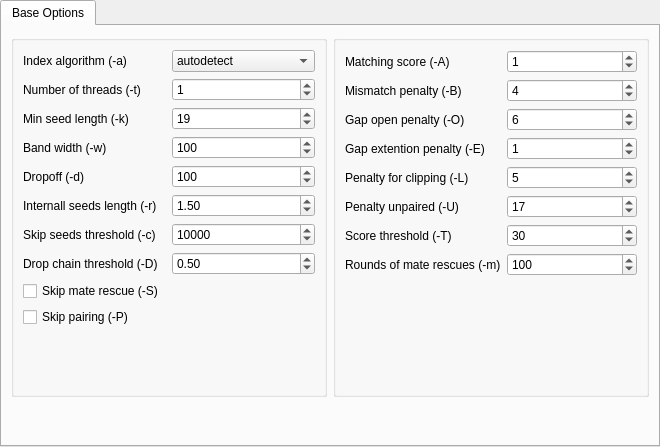
<?xml version="1.0" encoding="UTF-8"?>
<ui version="4.0">
 <class>BwaMemSettings</class>
 <widget class="QWidget" name="BwaMemSettings">
  <property name="geometry">
   <rect>
    <x>0</x>
    <y>0</y>
    <width>660</width>
    <height>447</height>
   </rect>
  </property>
  <property name="minimumSize">
   <size>
    <width>660</width>
    <height>350</height>
   </size>
  </property>
  <property name="windowTitle">
   <string>Form</string>
  </property>
  <layout class="QGridLayout" name="gridLayout">
   <property name="sizeConstraint">
    <enum>QLayout::SetMinAndMaxSize</enum>
   </property>
   <property name="leftMargin">
    <number>0</number>
   </property>
   <property name="topMargin">
    <number>0</number>
   </property>
   <property name="rightMargin">
    <number>0</number>
   </property>
   <property name="bottomMargin">
    <number>0</number>
   </property>
   <item row="0" column="0">
    <widget class="QTabWidget" name="tabWidget">
     <property name="currentIndex">
      <number>0</number>
     </property>
     <widget class="QWidget" name="tab">
      <attribute name="title">
       <string>Base Options</string>
      </attribute>
      <layout class="QVBoxLayout" name="verticalLayout">
       <item>
        <layout class="QHBoxLayout" name="horizontalLayout">
         <property name="sizeConstraint">
          <enum>QLayout::SetMinAndMaxSize</enum>
         </property>
         <item>
          <widget class="QGroupBox" name="groupBox_0">
           <property name="title">
            <string/>
           </property>
           <layout class="QGridLayout" name="gridLayout_2">
            <property name="sizeConstraint">
             <enum>QLayout::SetMinAndMaxSize</enum>
            </property>
            <item row="1" column="1">
             <widget class="QSpinBox" name="numThreadsSpinbox">
              <property name="toolTip">
               <string>Number of threads</string>
              </property>
              <property name="maximum">
               <number>999</number>
              </property>
              <property name="value">
               <number>1</number>
              </property>
             </widget>
            </item>
            <item row="7" column="1">
             <widget class="QDoubleSpinBox" name="internalSeedSpinbox">
              <property name="toolTip">
               <string>Look for internal seeds inside a seed longer than {-k} * FLOAT</string>
              </property>
              <property name="minimum">
               <double>0.010000000000000</double>
              </property>
              <property name="maximum">
               <double>9999.989999999999782</double>
              </property>
              <property name="value">
               <double>1.500000000000000</double>
              </property>
             </widget>
            </item>
            <item row="1" column="0">
             <widget class="QLabel" name="label_41">
              <property name="layoutDirection">
               <enum>Qt::LeftToRight</enum>
              </property>
              <property name="text">
               <string>Number of threads (-t)</string>
              </property>
              <property name="alignment">
               <set>Qt::AlignLeading|Qt::AlignLeft|Qt::AlignVCenter</set>
              </property>
              <property name="margin">
               <number>5</number>
              </property>
              <property name="buddy">
               <cstring>numThreadsSpinbox</cstring>
              </property>
             </widget>
            </item>
            <item row="3" column="0">
             <widget class="QLabel" name="label_40">
              <property name="layoutDirection">
               <enum>Qt::LeftToRight</enum>
              </property>
              <property name="text">
               <string>Min seed length (-k)</string>
              </property>
              <property name="alignment">
               <set>Qt::AlignLeading|Qt::AlignLeft|Qt::AlignVCenter</set>
              </property>
              <property name="margin">
               <number>5</number>
              </property>
              <property name="buddy">
               <cstring>minSeedSpinbox</cstring>
              </property>
             </widget>
            </item>
            <item row="3" column="1">
             <widget class="QSpinBox" name="minSeedSpinbox">
              <property name="toolTip">
               <string>Minimum seed length</string>
              </property>
              <property name="minimum">
               <number>1</number>
              </property>
              <property name="maximum">
               <number>9999</number>
              </property>
              <property name="singleStep">
               <number>1</number>
              </property>
              <property name="value">
               <number>19</number>
              </property>
             </widget>
            </item>
            <item row="5" column="0">
             <widget class="QLabel" name="label_43">
              <property name="layoutDirection">
               <enum>Qt::LeftToRight</enum>
              </property>
              <property name="text">
               <string>Band width (-w)</string>
              </property>
              <property name="alignment">
               <set>Qt::AlignLeading|Qt::AlignLeft|Qt::AlignVCenter</set>
              </property>
              <property name="margin">
               <number>5</number>
              </property>
              <property name="buddy">
               <cstring>bandWidthSpinbox</cstring>
              </property>
             </widget>
            </item>
            <item row="5" column="1">
             <widget class="QSpinBox" name="bandWidthSpinbox">
              <property name="toolTip">
               <string>Band width for banded alignment</string>
              </property>
              <property name="maximum">
               <number>9999</number>
              </property>
              <property name="value">
               <number>100</number>
              </property>
             </widget>
            </item>
            <item row="6" column="0">
             <widget class="QLabel" name="label_45">
              <property name="layoutDirection">
               <enum>Qt::LeftToRight</enum>
              </property>
              <property name="text">
               <string>Dropoff (-d)</string>
              </property>
              <property name="alignment">
               <set>Qt::AlignLeading|Qt::AlignLeft|Qt::AlignVCenter</set>
              </property>
              <property name="margin">
               <number>5</number>
              </property>
              <property name="buddy">
               <cstring>dropoffSpinbox</cstring>
              </property>
             </widget>
            </item>
            <item row="6" column="1">
             <widget class="QSpinBox" name="dropoffSpinbox">
              <property name="toolTip">
               <string>Off-diagonal X-dropoff</string>
              </property>
              <property name="maximum">
               <number>99999</number>
              </property>
              <property name="value">
               <number>100</number>
              </property>
             </widget>
            </item>
            <item row="7" column="0">
             <widget class="QLabel" name="label_46">
              <property name="layoutDirection">
               <enum>Qt::LeftToRight</enum>
              </property>
              <property name="text">
               <string>Internall seeds length (-r)</string>
              </property>
              <property name="alignment">
               <set>Qt::AlignLeading|Qt::AlignLeft|Qt::AlignVCenter</set>
              </property>
              <property name="margin">
               <number>5</number>
              </property>
              <property name="buddy">
               <cstring>internalSeedSpinbox</cstring>
              </property>
             </widget>
            </item>
            <item row="8" column="0">
             <widget class="QLabel" name="label_47">
              <property name="layoutDirection">
               <enum>Qt::LeftToRight</enum>
              </property>
              <property name="text">
               <string>Skip seeds threshold (-c)</string>
              </property>
              <property name="alignment">
               <set>Qt::AlignLeading|Qt::AlignLeft|Qt::AlignVCenter</set>
              </property>
              <property name="margin">
               <number>5</number>
              </property>
              <property name="buddy">
               <cstring>skipSeedSpinbox</cstring>
              </property>
             </widget>
            </item>
            <item row="8" column="1">
             <widget class="QSpinBox" name="skipSeedSpinbox">
              <property name="toolTip">
               <string>Skip seeds with more than INT occurrences </string>
              </property>
              <property name="minimum">
               <number>1</number>
              </property>
              <property name="maximum">
               <number>4000000</number>
              </property>
              <property name="singleStep">
               <number>1000</number>
              </property>
              <property name="value">
               <number>10000</number>
              </property>
             </widget>
            </item>
            <item row="9" column="0">
             <widget class="QLabel" name="label_48">
              <property name="layoutDirection">
               <enum>Qt::LeftToRight</enum>
              </property>
              <property name="text">
               <string>Drop chain threshold (-D)</string>
              </property>
              <property name="alignment">
               <set>Qt::AlignLeading|Qt::AlignLeft|Qt::AlignVCenter</set>
              </property>
              <property name="margin">
               <number>5</number>
              </property>
              <property name="buddy">
               <cstring>dropChainSpinbox</cstring>
              </property>
             </widget>
            </item>
            <item row="9" column="1">
             <widget class="QDoubleSpinBox" name="dropChainSpinbox">
              <property name="toolTip">
               <string>Drop chains shorter than FLOAT fraction of the longest overlapping chain</string>
              </property>
              <property name="minimum">
               <double>0.010000000000000</double>
              </property>
              <property name="value">
               <double>0.500000000000000</double>
              </property>
             </widget>
            </item>
            <item row="13" column="0" colspan="2">
             <spacer name="verticalSpacer_2">
              <property name="orientation">
               <enum>Qt::Vertical</enum>
              </property>
              <property name="sizeHint" stdset="0">
               <size>
                <width>20</width>
                <height>0</height>
               </size>
              </property>
             </spacer>
            </item>
            <item row="0" column="0">
             <widget class="QLabel" name="label_2">
              <property name="text">
               <string>Index algorithm (-a)</string>
              </property>
              <property name="alignment">
               <set>Qt::AlignLeading|Qt::AlignLeft|Qt::AlignVCenter</set>
              </property>
              <property name="margin">
               <number>5</number>
              </property>
             </widget>
            </item>
            <item row="0" column="1">
             <widget class="QComboBox" name="indexAlgorithmComboBox">
              <property name="currentIndex">
               <number>0</number>
              </property>
              <item>
               <property name="text">
                <string>autodetect</string>
               </property>
              </item>
              <item>
               <property name="text">
                <string>bwtsw</string>
               </property>
              </item>
              <item>
               <property name="text">
                <string>div</string>
               </property>
              </item>
              <item>
               <property name="text">
                <string>is</string>
               </property>
              </item>
             </widget>
            </item>
            <item row="11" column="0">
             <widget class="QCheckBox" name="skipMateCheckBox">
              <property name="toolTip">
               <string>Skip mate rescue</string>
              </property>
              <property name="text">
               <string>Skip mate rescue (-S)</string>
              </property>
             </widget>
            </item>
            <item row="12" column="0">
             <widget class="QCheckBox" name="skipPairingCheckBox">
              <property name="toolTip">
               <string>Skip pairing; mate rescue performed unless -S also in use</string>
              </property>
              <property name="text">
               <string>Skip pairing (-P)</string>
              </property>
             </widget>
            </item>
           </layout>
          </widget>
         </item>
         <item>
          <widget class="QGroupBox" name="groupBox">
           <layout class="QGridLayout" name="gridLayout_3">
            <property name="sizeConstraint">
             <enum>QLayout::SetMinAndMaxSize</enum>
            </property>
            <item row="9" column="0" colspan="2">
             <spacer name="verticalSpacer">
              <property name="orientation">
               <enum>Qt::Vertical</enum>
              </property>
              <property name="sizeHint" stdset="0">
               <size>
                <width>20</width>
                <height>0</height>
               </size>
              </property>
             </spacer>
            </item>
            <item row="0" column="0">
             <widget class="QLabel" name="label_7">
              <property name="layoutDirection">
               <enum>Qt::LeftToRight</enum>
              </property>
              <property name="text">
               <string>Matching score (-A)</string>
              </property>
              <property name="alignment">
               <set>Qt::AlignLeading|Qt::AlignLeft|Qt::AlignVCenter</set>
              </property>
              <property name="margin">
               <number>5</number>
              </property>
              <property name="buddy">
               <cstring>matchScoreSpinbox</cstring>
              </property>
             </widget>
            </item>
            <item row="0" column="1">
             <widget class="QSpinBox" name="matchScoreSpinbox">
              <property name="toolTip">
               <string>Score for a sequence match</string>
              </property>
              <property name="maximum">
               <number>9999</number>
              </property>
              <property name="value">
               <number>1</number>
              </property>
             </widget>
            </item>
            <item row="1" column="0">
             <widget class="QLabel" name="label_8">
              <property name="layoutDirection">
               <enum>Qt::LeftToRight</enum>
              </property>
              <property name="text">
               <string>Mismatch penalty (-B)</string>
              </property>
              <property name="alignment">
               <set>Qt::AlignLeading|Qt::AlignLeft|Qt::AlignVCenter</set>
              </property>
              <property name="margin">
               <number>5</number>
              </property>
              <property name="buddy">
               <cstring>mismatchScoreSpinbox</cstring>
              </property>
             </widget>
            </item>
            <item row="1" column="1">
             <widget class="QSpinBox" name="mismatchScoreSpinbox">
              <property name="toolTip">
               <string>Penalty for a mismatch</string>
              </property>
              <property name="value">
               <number>4</number>
              </property>
             </widget>
            </item>
            <item row="2" column="0">
             <widget class="QLabel" name="label_17">
              <property name="layoutDirection">
               <enum>Qt::LeftToRight</enum>
              </property>
              <property name="text">
               <string>Gap open penalty (-O)</string>
              </property>
              <property name="alignment">
               <set>Qt::AlignLeading|Qt::AlignLeft|Qt::AlignVCenter</set>
              </property>
              <property name="margin">
               <number>5</number>
              </property>
              <property name="buddy">
               <cstring>gapOpenSpinbox</cstring>
              </property>
             </widget>
            </item>
            <item row="2" column="1">
             <widget class="QSpinBox" name="gapOpenSpinbox">
              <property name="toolTip">
               <string>Gap open penalty</string>
              </property>
              <property name="value">
               <number>6</number>
              </property>
             </widget>
            </item>
            <item row="3" column="0">
             <widget class="QLabel" name="label_18">
              <property name="layoutDirection">
               <enum>Qt::LeftToRight</enum>
              </property>
              <property name="text">
               <string>Gap extention penalty (-E)</string>
              </property>
              <property name="alignment">
               <set>Qt::AlignLeading|Qt::AlignLeft|Qt::AlignVCenter</set>
              </property>
              <property name="margin">
               <number>5</number>
              </property>
              <property name="buddy">
               <cstring>gapExtSpinbox</cstring>
              </property>
             </widget>
            </item>
            <item row="3" column="1">
             <widget class="QSpinBox" name="gapExtSpinbox">
              <property name="toolTip">
               <string>Gap extension penalty; a gap of size k cost {-O} + {-E}*k</string>
              </property>
              <property name="value">
               <number>1</number>
              </property>
             </widget>
            </item>
            <item row="4" column="0">
             <widget class="QLabel" name="label_19">
              <property name="layoutDirection">
               <enum>Qt::LeftToRight</enum>
              </property>
              <property name="text">
               <string>Penalty for clipping (-L)</string>
              </property>
              <property name="alignment">
               <set>Qt::AlignLeading|Qt::AlignLeft|Qt::AlignVCenter</set>
              </property>
              <property name="margin">
               <number>5</number>
              </property>
              <property name="buddy">
               <cstring>clippingPenSpinbox</cstring>
              </property>
             </widget>
            </item>
            <item row="4" column="1">
             <widget class="QSpinBox" name="clippingPenSpinbox">
              <property name="toolTip">
               <string>Penalty for clipping </string>
              </property>
              <property name="value">
               <number>5</number>
              </property>
             </widget>
            </item>
            <item row="5" column="0">
             <widget class="QLabel" name="label_20">
              <property name="layoutDirection">
               <enum>Qt::LeftToRight</enum>
              </property>
              <property name="text">
               <string>Penalty unpaired (-U)</string>
              </property>
              <property name="alignment">
               <set>Qt::AlignLeading|Qt::AlignLeft|Qt::AlignVCenter</set>
              </property>
              <property name="margin">
               <number>5</number>
              </property>
              <property name="buddy">
               <cstring>penaltyUnpairedSpinbox</cstring>
              </property>
             </widget>
            </item>
            <item row="5" column="1">
             <widget class="QSpinBox" name="penaltyUnpairedSpinbox">
              <property name="toolTip">
               <string>Penalty for an unpaired read pair</string>
              </property>
              <property name="value">
               <number>17</number>
              </property>
             </widget>
            </item>
            <item row="6" column="0">
             <widget class="QLabel" name="label_37">
              <property name="layoutDirection">
               <enum>Qt::LeftToRight</enum>
              </property>
              <property name="text">
               <string>Score threshold (-T)</string>
              </property>
              <property name="alignment">
               <set>Qt::AlignLeading|Qt::AlignLeft|Qt::AlignVCenter</set>
              </property>
              <property name="margin">
               <number>5</number>
              </property>
              <property name="buddy">
               <cstring>scoreThresholdSpinbox</cstring>
              </property>
             </widget>
            </item>
            <item row="6" column="1">
             <widget class="QSpinBox" name="scoreThresholdSpinbox">
              <property name="toolTip">
               <string>Minimum score to output</string>
              </property>
              <property name="value">
               <number>30</number>
              </property>
             </widget>
            </item>
            <item row="7" column="0">
             <widget class="QLabel" name="label_9">
              <property name="layoutDirection">
               <enum>Qt::LeftToRight</enum>
              </property>
              <property name="text">
               <string>Rounds of mate rescues (-m)</string>
              </property>
              <property name="alignment">
               <set>Qt::AlignLeading|Qt::AlignLeft|Qt::AlignVCenter</set>
              </property>
              <property name="margin">
               <number>5</number>
              </property>
              <property name="buddy">
               <cstring>mateRescueSpinbox</cstring>
              </property>
             </widget>
            </item>
            <item row="7" column="1">
             <widget class="QSpinBox" name="mateRescueSpinbox">
              <property name="toolTip">
               <string>Perform at most INT rounds of mate rescues for each read</string>
              </property>
              <property name="maximum">
               <number>9999</number>
              </property>
              <property name="value">
               <number>100</number>
              </property>
             </widget>
            </item>
           </layout>
          </widget>
         </item>
        </layout>
       </item>
       <item>
        <widget class="QLabel" name="label">
         <property name="text">
          <string>&lt;!DOCTYPE HTML PUBLIC &quot;-//W3C//DTD HTML 4.0//EN&quot; &quot;http://www.w3.org/TR/REC-html40/strict.dtd&quot;&gt;
&lt;html&gt;&lt;head&gt;&lt;meta name=&quot;qrichtext&quot; content=&quot;1&quot; /&gt;&lt;style type=&quot;text/css&quot;&gt;
p, li { white-space: pre-wrap; }
&lt;/style&gt;&lt;/head&gt;&lt;body style=&quot; font-family:'MS Shell Dlg 2'; font-size:8.25pt; font-weight:400; font-style:normal;&quot;&gt;
&lt;p style=&quot;-qt-paragraph-type:empty; margin-top:0px; margin-bottom:0px; margin-left:0px; margin-right:0px; -qt-block-indent:0; text-indent:0px; font-size:8pt;&quot;&gt;&lt;/p&gt;&lt;/body&gt;&lt;/html&gt;</string>
         </property>
         <property name="wordWrap">
          <bool>true</bool>
         </property>
        </widget>
       </item>
       <item>
        <widget class="QLabel" name="warningLabel">
         <property name="text">
          <string/>
         </property>
         <property name="wordWrap">
          <bool>true</bool>
         </property>
        </widget>
       </item>
      </layout>
     </widget>
    </widget>
   </item>
  </layout>
 </widget>
 <resources/>
 <connections/>
</ui>
